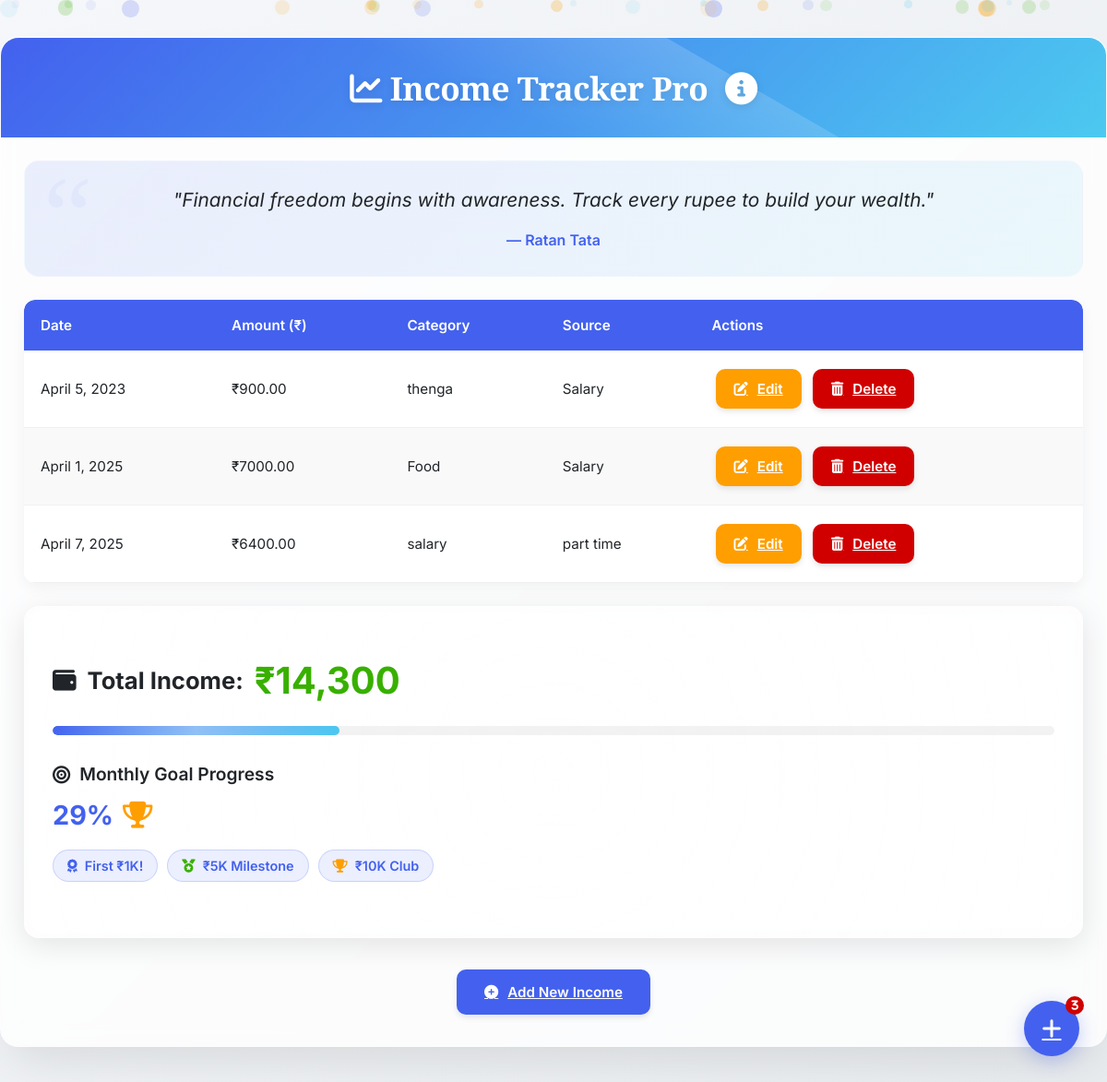
The page /income/ (signed in) on the database its author committed.
### income/models.py (models this page shows, shortened)
class Income(models.Model):
    amount = models.DecimalField(max_digits=10, decimal_places=2)
    user = models.ForeignKey(User, on_delete=models.CASCADE)
    date = models.DateField()
    category = models.CharField(max_length=100, default='Uncategorized')
    source = models.CharField(max_length=100, default='Unknown')

### income/views.py (the view)
# urls.py: path('', IncomeListView.as_view(), name='income_list'),
class IncomeListView(LoginRequiredMixin, ListView):
    model = Income
    template_name = "income/list.html"
    context_object_name = "incomes"
    login_url = "/accounts/login/"
    def get_queryset(self):
        return Income.objects.filter(user=self.request.user)

### income/templates/income/income_list.html (shortened to what this page needs)
{% load static %}
<!DOCTYPE html>
<html lang="en">
<head>
    <link rel="stylesheet" href="https://cdnjs.cloudflare.com/ajax/libs/font-awesome/6.4.0/css/all.min.css">
</head>
<body>
    <div class="particles" id="particles"></div>
    <div class="tracker-container">
        <div class="tracker-header">
            <i class="fas fa-chart-line"></i> Income Tracker Pro
            <div class="tooltip">
                <i class="fas fa-info-circle" style="margin-left: 10px;"></i>
            </div>
        </div>
        <div class="motivational-section">
            <p class="motivational-quote">
                "Financial freedom begins with awareness. Track every rupee to build your wealth."
                <span class="quote-author">— Ratan Tata</span>
            </p>
        </div>
        <div class="tracker-table-container">
            <table class="tracker-table" id="incomeTable">
                <thead>
                    <tr>
                        <th>Date</th>
                        <th>Amount (₹)</th>
                        <th>Category</th>
                        <th>Source</th>
                        <th>Actions</th>
                    </tr>
                </thead>
                <tbody>
                    {% for income in incomes %}
                    <tr>
                        <td>{{ income.date }}</td>
                        <td>₹{{ income.amount }}</td>
                        <td>{{ income.category }}</td>
                        <td>{{ income.source }}</td>
                        <td>
                            <a href="{% url 'income_update' income.pk %}" class="btn btn-warning btn-custom">
                                <i class="fas fa-edit"></i> Edit
                            </a>
                            <a href="{% url 'income_delete' income.pk %}" class="btn btn-danger btn-custom">
                                <i class="fas fa-trash-alt"></i> Delete
                            </a>
                        </td>
                    </tr>
                    {% endfor %}
                </tbody>
            </table>
        </div>
        <div class="tracker-summary">
            <h3>
                <i class="fas fa-wallet"></i> Total Income: <span id="totalIncome">₹0</span>
            </h3>
            <div class="progress-container">
                <div class="progress-bar" id="incomeProgress"></div>
            </div>
            <div class="goal-meter">
                <h4><i class="fas fa-bullseye"></i> Monthly Goal Progress</h4>
                <div class="meter-value">
                    <span id="goalProgress">0%</span>
                    <i class="fas fa-trophy" style="color: var(--warning);"></i>
                </div>
                <div class="achievement-badges" id="achievementBadges"></div>
            </div>
        </div>
        <div style="text-align:center; margin: 30px;">
            <a href="{% url 'add_income' %}" class="btn btn-primary btn-custom" style="padding: 15px 30px;">
                <i class="fas fa-plus-circle"></i> Add New Income
            </a>
        </div>
    </div>
    <a href="{% url 'add_income' %}" class="fab">
        <i class="fas fa-plus"></i>
        <span class="notification-badge" id="reminderBadge">3</span>
    </a>
</body>
</html>

### rows shown on the page
Income: date "April 5, 2023", amount "900.00", category "thenga", source "Salary"
Income: date "April 1, 2025", amount "7000.00", category "Food", source "Salary"
Income: date "April 7, 2025", amount "6400.00", category "salary", source "part time"
